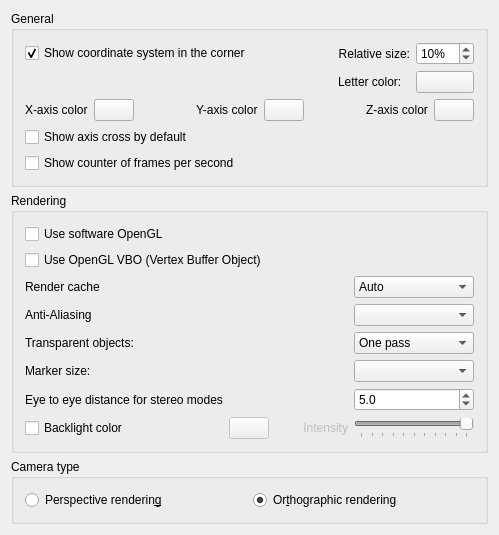
<?xml version="1.0" encoding="UTF-8"?>
<ui version="4.0">
 <class>Gui::Dialog::DlgSettings3DView</class>
 <widget class="QWidget" name="Gui::Dialog::DlgSettings3DView">
  <property name="geometry">
   <rect>
    <x>0</x>
    <y>0</y>
    <width>499</width>
    <height>520</height>
   </rect>
  </property>
  <property name="windowTitle">
   <string>3D View</string>
  </property>
  <layout class="QVBoxLayout" name="verticalLayout_2">
   <item>
    <widget class="QGroupBox" name="GroupBoxGeneral">
     <property name="enabled">
      <bool>true</bool>
     </property>
     <property name="title">
      <string>General</string>
     </property>
     <layout class="QVBoxLayout" name="verticalLayout">
      <item>
       <layout class="QGridLayout" name="gridLayoutCoord">
        <item row="0" column="0">
         <widget class="Gui::PrefCheckBox" name="CheckBox_CornerCoordSystem">
          <property name="toolTip">
           <string>Main coordinate system will always be shown in
lower right corner within opened files</string>
          </property>
          <property name="text">
           <string>Show coordinate system in the corner</string>
          </property>
          <property name="checked">
           <bool>true</bool>
          </property>
          <property name="prefEntry" stdset="0">
           <cstring>CornerCoordSystem</cstring>
          </property>
          <property name="prefPath" stdset="0">
           <cstring>View</cstring>
          </property>
         </widget>
        </item>
        <item row="0" column="1">
         <spacer name="horizontalSpacerCoord">
          <property name="orientation">
           <enum>Qt::Horizontal</enum>
          </property>
          <property name="sizeHint" stdset="0">
           <size>
            <width>40</width>
           </size>
          </property>
         </spacer>
        </item>
        <item row="0" column="2">
         <widget class="QLabel" name="labelCoordSize">
          <property name="text">
           <string>Relative size:</string>
          </property>
          <property name="alignment">
           <set>Qt::AlignRight|Qt::AlignTrailing|Qt::AlignVCenter</set>
          </property>
         </widget>
        </item>
        <item row="0" column="3">
         <widget class="Gui::PrefSpinBox" name="SpinBox_CornerCoordSystemSize">
          <property name="toolTip">
           <string>Size of main coordinate system representation
in the corner -- in % of height/width of viewport</string>
          </property>
          <property name="minimum">
           <number>2</number>
          </property>
          <property name="maximum">
           <number>100</number>
          </property>
          <property name="value">
           <number>10</number>
          </property>
          <property name="suffix">
           <string notr="true">%</string>
          </property>
          <property name="prefEntry" stdset="0">
           <cstring>CornerCoordSystemSize</cstring>
          </property>
          <property name="prefPath" stdset="0">
           <cstring>View</cstring>
          </property>
         </widget>
        </item>
        <item row="1" column="2">
         <widget class="QLabel" name="axisLetterColorLabel">
          <property name="text">
           <string>Letter color:</string>
          </property>
         </widget>
        </item>
        <item row="1" column="3">
         <widget class="Gui::PrefColorButton" name="axisLetterColor">
          <property name="toolTip">
           <string>Axis letter color</string>
          </property>
          <property name="color" stdset="0">
           <color>
            <red>0</red>
            <green>0</green>
            <blue>0</blue>
           </color>
          </property>
          <property name="prefEntry" stdset="0">
           <cstring>AxisLetterColor</cstring>
          </property>
          <property name="prefPath" stdset="0">
           <cstring>View</cstring>
          </property>
         </widget>
        </item>
       </layout>
      </item>
      <item>
       <layout class="QHBoxLayout" name="horizontalLayout_2">
        <item>
         <widget class="QLabel" name="xAxisLabel">
          <property name="text">
           <string>X-axis color</string>
          </property>
         </widget>
        </item>
        <item>
         <widget class="Gui::PrefColorButton" name="xAxisColor">
          <property name="text">
           <string/>
          </property>
          <property name="prefEntry" stdset="0">
           <cstring>AxisXColor</cstring>
          </property>
          <property name="prefPath" stdset="0">
           <cstring>View</cstring>
          </property>
         </widget>
        </item>
        <item>
         <spacer name="horizontalSpacer_2">
          <property name="orientation">
           <enum>Qt::Horizontal</enum>
          </property>
          <property name="sizeHint" stdset="0">
           <size>
            <width>40</width>
            <height>20</height>
           </size>
          </property>
         </spacer>
        </item>
        <item>
         <widget class="QLabel" name="yAxisLabel">
          <property name="text">
           <string>Y-axis color</string>
          </property>
         </widget>
        </item>
        <item>
         <widget class="Gui::PrefColorButton" name="yAxisColor">
          <property name="text">
           <string/>
          </property>
          <property name="prefEntry" stdset="0">
           <cstring>AxisYColor</cstring>
          </property>
          <property name="prefPath" stdset="0">
           <cstring>View</cstring>
          </property>
         </widget>
        </item>
        <item>
         <spacer name="horizontalSpacer_3">
          <property name="orientation">
           <enum>Qt::Horizontal</enum>
          </property>
          <property name="sizeHint" stdset="0">
           <size>
            <width>40</width>
            <height>20</height>
           </size>
          </property>
         </spacer>
        </item>
        <item>
         <widget class="QLabel" name="zAxisLabel">
          <property name="text">
           <string>Z-axis color</string>
          </property>
         </widget>
        </item>
        <item>
         <widget class="Gui::PrefColorButton" name="zAxisColor">
          <property name="text">
           <string/>
          </property>
          <property name="prefEntry" stdset="0">
           <cstring>AxisZColor</cstring>
          </property>
          <property name="prefPath" stdset="0">
           <cstring>View</cstring>
          </property>
         </widget>
        </item>
       </layout>
      </item>
      <item>
       <widget class="Gui::PrefCheckBox" name="CheckBox_ShowAxisCross">
        <property name="toolTip">
         <string>Axis cross will be shown by default at file
opening or creation</string>
        </property>
        <property name="text">
         <string>Show axis cross by default</string>
        </property>
        <property name="prefEntry" stdset="0">
         <cstring>ShowAxisCross</cstring>
        </property>
        <property name="prefPath" stdset="0">
         <cstring>View</cstring>
        </property>
       </widget>
      </item>
      <item>
       <widget class="Gui::PrefCheckBox" name="CheckBox_ShowFPS">
        <property name="toolTip">
         <string>Time needed for last operation and resulting frame rate
will be shown at the lower left corner in opened files</string>
        </property>
        <property name="text">
         <string>Show counter of frames per second</string>
        </property>
        <property name="prefEntry" stdset="0">
         <cstring>ShowFPS</cstring>
        </property>
        <property name="prefPath" stdset="0">
         <cstring>View</cstring>
        </property>
       </widget>
      </item>
     </layout>
    </widget>
   </item>
   <item>
    <widget class="QGroupBox" name="GroupBox12">
     <property name="enabled">
      <bool>true</bool>
     </property>
     <property name="title">
      <string>Rendering</string>
     </property>
     <layout class="QVBoxLayout" name="verticalLayout_3">
      <item>
       <widget class="Gui::PrefCheckBox" name="CheckBox_use_SW_OpenGL">
        <property name="toolTip">
         <string>This option is useful for troubleshooting graphics card and driver problems.

Changing this option requires a restart of the application.</string>
        </property>
        <property name="text">
         <string>Use software OpenGL</string>
        </property>
        <property name="prefEntry" stdset="0">
         <cstring>UseSoftwareOpenGL</cstring>
        </property>
        <property name="prefPath" stdset="0">
         <cstring>OpenGL</cstring>
        </property>
       </widget>
      </item>
      <item>
       <widget class="Gui::PrefCheckBox" name="CheckBox_useVBO">
        <property name="toolTip">
         <string>If selected, Vertex Buffer Objects (VBO) will be used.
A VBO is an OpenGL feature that provides methods for uploading
vertex data (position, normal vector, color, etc.) to the graphics card.
VBOs offer substantial performance gains because the data resides
in the graphics memory rather than the system memory and so it
can be rendered directly by GPU.

Note: Sometimes this feature may lead to a host of different
issues ranging from graphical anomalies to GPU crash bugs. Remember to
report this setting as enabled when seeking support on the FreeCAD forums</string>
        </property>
        <property name="text">
         <string>Use OpenGL VBO (Vertex Buffer Object)</string>
        </property>
        <property name="prefEntry" stdset="0">
         <cstring>UseVBO</cstring>
        </property>
        <property name="prefPath" stdset="0">
         <cstring>View</cstring>
        </property>
       </widget>
      </item>
      <item>
       <layout class="QGridLayout" name="gridLayout">
        <item row="0" column="0">
         <widget class="QLabel" name="renderCacheLabel">
          <property name="text">
           <string>Render cache</string>
          </property>
         </widget>
        </item>
        <item row="0" column="4">
         <widget class="QComboBox" name="renderCache">
          <property name="minimumSize">
           <size>
            <width>120</width>
            <height>0</height>
           </size>
          </property>
          <property name="toolTip">
           <string>'Render Caching' is another way to say 'Rendering Acceleration'.
There are 3 options available to achieve this:
1) 'Auto' (default), let Coin3D decide where to cache.
2) 'Distributed', manually turn on cache for all view provider root node.
3) 'Centralized', manually turn off cache in all nodes of all view provider, and
only cache at the scene graph root node. This offers the fastest rendering speed
but slower response to any scene changes.</string>
          </property>
          <property name="currentIndex">
           <number>0</number>
          </property>
          <item>
           <property name="text">
            <string>Auto</string>
           </property>
          </item>
          <item>
           <property name="text">
            <string>Distributed</string>
           </property>
          </item>
          <item>
           <property name="text">
            <string>Centralized</string>
           </property>
          </item>
         </widget>
        </item>
        <item row="1" column="0">
         <widget class="QLabel" name="aliasingLAbel">
          <property name="text">
           <string>Anti-Aliasing</string>
          </property>
         </widget>
        </item>
        <item row="1" column="4">
         <widget class="QComboBox" name="comboAliasing">
          <property name="minimumSize">
           <size>
            <width>120</width>
            <height>0</height>
           </size>
          </property>
          <property name="toolTip">
           <string>What kind of multisample anti-aliasing is used</string>
          </property>
         </widget>
        </item>
        <item row="2" column="0">
         <widget class="QLabel" name="transparentRenderLabel">
          <property name="toolTip">
           <string/>
          </property>
          <property name="text">
           <string>Transparent objects:</string>
          </property>
         </widget>
        </item>
        <item row="2" column="4">
         <widget class="Gui::PrefComboBox" name="comboTransparentRender">
          <property name="minimumSize">
           <size>
            <width>120</width>
            <height>0</height>
           </size>
          </property>
          <property name="toolTip">
           <string>Render types of transparent objects</string>
          </property>
          <property name="prefEntry" stdset="0">
           <cstring>TransparentObjectRenderType</cstring>
          </property>
          <property name="prefPath" stdset="0">
           <cstring>View</cstring>
          </property>
          <item>
           <property name="text">
            <string>One pass</string>
           </property>
          </item>
          <item>
           <property name="text">
            <string>Backface pass</string>
           </property>
          </item>
         </widget>
        </item>
        <item row="3" column="0">
         <widget class="QLabel" name="markerSizeLabel">
          <property name="toolTip">
           <string/>
          </property>
          <property name="text">
           <string>Marker size:</string>
          </property>
         </widget>
        </item>
        <item row="3" column="4">
         <widget class="QComboBox" name="boxMarkerSize">
          <property name="minimumSize">
           <size>
            <width>120</width>
            <height>0</height>
           </size>
          </property>
          <property name="toolTip">
           <string>Size of vertices in the Sketcher, TechDraw and other workbenches</string>
          </property>
         </widget>
        </item>
        <item row="4" column="0">
         <widget class="QLabel" name="textLabel1">
          <property name="text">
           <string>Eye to eye distance for stereo modes</string>
          </property>
         </widget>
        </item>
        <item row="4" column="4">
         <widget class="Gui::PrefDoubleSpinBox" name="FloatSpinBox_EyeDistance">
          <property name="minimumSize">
           <size>
            <width>120</width>
            <height>0</height>
           </size>
          </property>
          <property name="toolTip">
           <string>Eye-to-eye distance used for stereo projections.
The specified value is a factor that will be multiplied with the
bounding box size of the 3D object that is currently displayed.</string>
          </property>
          <property name="decimals">
           <number>1</number>
          </property>
          <property name="minimum">
           <double>0.100000000000000</double>
          </property>
          <property name="maximum">
           <double>1000.000000000000000</double>
          </property>
          <property name="singleStep">
           <double>2.000000000000000</double>
          </property>
          <property name="value">
           <double>5.000000000000000</double>
          </property>
          <property name="prefEntry" stdset="0">
           <cstring>EyeDistance</cstring>
          </property>
          <property name="prefPath" stdset="0">
           <cstring>View</cstring>
          </property>
         </widget>
        </item>
        <item row="5" column="0">
         <widget class="Gui::PrefCheckBox" name="checkBoxBacklight">
          <property name="toolTip">
           <string>Backlight is enabled with the defined color</string>
          </property>
          <property name="text">
           <string>Backlight color</string>
          </property>
          <property name="prefEntry" stdset="0">
           <cstring>EnableBacklight</cstring>
          </property>
          <property name="prefPath" stdset="0">
           <cstring>View</cstring>
          </property>
         </widget>
        </item>
        <item row="5" column="1">
         <widget class="Gui::PrefColorButton" name="backlightColor">
          <property name="enabled">
           <bool>false</bool>
          </property>
          <property name="toolTip">
           <string>Backlight color</string>
          </property>
          <property name="color" stdset="0">
           <color>
            <red>255</red>
            <green>255</green>
            <blue>255</blue>
           </color>
          </property>
          <property name="prefEntry" stdset="0">
           <cstring>BacklightColor</cstring>
          </property>
          <property name="prefPath" stdset="0">
           <cstring>View</cstring>
          </property>
         </widget>
        </item>
        <item row="5" column="2">
         <spacer name="horizontalSpacer">
          <property name="orientation">
           <enum>Qt::Horizontal</enum>
          </property>
          <property name="sizeHint" stdset="0">
           <size>
            <width>40</width>
            <height>20</height>
           </size>
          </property>
         </spacer>
        </item>
        <item row="5" column="3">
         <widget class="QLabel" name="backlightLabel">
          <property name="enabled">
           <bool>false</bool>
          </property>
          <property name="toolTip">
           <string/>
          </property>
          <property name="text">
           <string>Intensity</string>
          </property>
          <property name="alignment">
           <set>Qt::AlignRight|Qt::AlignTrailing|Qt::AlignVCenter</set>
          </property>
         </widget>
        </item>
        <item row="5" column="4">
         <widget class="Gui::PrefSlider" name="sliderIntensity">
          <property name="enabled">
           <bool>false</bool>
          </property>
          <property name="sizePolicy">
           <sizepolicy hsizetype="Fixed" vsizetype="Fixed">
            <horstretch>0</horstretch>
            <verstretch>0</verstretch>
           </sizepolicy>
          </property>
          <property name="minimumSize">
           <size>
            <width>120</width>
            <height>0</height>
           </size>
          </property>
          <property name="toolTip">
           <string>Intensity of the backlight</string>
          </property>
          <property name="maximum">
           <number>100</number>
          </property>
          <property name="singleStep">
           <number>1</number>
          </property>
          <property name="value">
           <number>100</number>
          </property>
          <property name="orientation">
           <enum>Qt::Horizontal</enum>
          </property>
          <property name="tickPosition">
           <enum>QSlider::TicksBelow</enum>
          </property>
          <property name="tickInterval">
           <number>10</number>
          </property>
          <property name="prefEntry" stdset="0">
           <cstring>BacklightIntensity</cstring>
          </property>
          <property name="prefPath" stdset="0">
           <cstring>View</cstring>
          </property>
         </widget>
        </item>
       </layout>
      </item>
     </layout>
    </widget>
   </item>
   <item>
    <widget class="QGroupBox" name="groupBoxCamera">
     <property name="title">
      <string>Camera type</string>
     </property>
     <layout class="QGridLayout" name="gridLayout1">
      <property name="leftMargin">
       <number>11</number>
      </property>
      <property name="topMargin">
       <number>11</number>
      </property>
      <property name="rightMargin">
       <number>11</number>
      </property>
      <property name="bottomMargin">
       <number>11</number>
      </property>
      <property name="spacing">
       <number>6</number>
      </property>
      <item row="0" column="0">
       <widget class="Gui::PrefRadioButton" name="radioPerspective">
        <property name="toolTip">
         <string>Objects will appear in a perspective projection</string>
        </property>
        <property name="text">
         <string>Perspective renderin&amp;g</string>
        </property>
        <property name="prefEntry" stdset="0">
         <cstring>Perspective</cstring>
        </property>
        <property name="prefPath" stdset="0">
         <cstring>View</cstring>
        </property>
       </widget>
      </item>
      <item row="0" column="1">
       <widget class="Gui::PrefRadioButton" name="radioOrthographic">
        <property name="toolTip">
         <string>Objects will be projected in orthographic projection</string>
        </property>
        <property name="text">
         <string>Or&amp;thographic rendering</string>
        </property>
        <property name="checked">
         <bool>true</bool>
        </property>
        <property name="prefEntry" stdset="0">
         <cstring>Orthographic</cstring>
        </property>
        <property name="prefPath" stdset="0">
         <cstring>View</cstring>
        </property>
       </widget>
      </item>
     </layout>
    </widget>
   </item>
   <item>
    <spacer>
     <property name="orientation">
      <enum>Qt::Vertical</enum>
     </property>
     <property name="sizeHint" stdset="0">
      <size>
       <width>455</width>
       <height>16</height>
      </size>
     </property>
    </spacer>
   </item>
  </layout>
 </widget>
 <layoutdefault spacing="6" margin="11"/>
 <customwidgets>
  <customwidget>
   <class>Gui::ColorButton</class>
   <extends>QPushButton</extends>
   <header>Gui/Widgets.h</header>
  </customwidget>
  <customwidget>
   <class>Gui::PrefCheckBox</class>
   <extends>QCheckBox</extends>
   <header>Gui/PrefWidgets.h</header>
  </customwidget>
  <customwidget>
   <class>Gui::PrefRadioButton</class>
   <extends>QRadioButton</extends>
   <header>Gui/PrefWidgets.h</header>
  </customwidget>
  <customwidget>
   <class>Gui::PrefComboBox</class>
   <extends>QComboBox</extends>
   <header>Gui/PrefWidgets.h</header>
  </customwidget>
  <customwidget>
   <class>Gui::PrefColorButton</class>
   <extends>Gui::ColorButton</extends>
   <header>Gui/PrefWidgets.h</header>
  </customwidget>
  <customwidget>
   <class>Gui::PrefSlider</class>
   <extends>QSlider</extends>
   <header>Gui/PrefWidgets.h</header>
  </customwidget>
  <customwidget>
   <class>Gui::PrefDoubleSpinBox</class>
   <extends>QDoubleSpinBox</extends>
   <header>Gui/PrefWidgets.h</header>
  </customwidget>
  <customwidget>
   <class>Gui::PrefSpinBox</class>
   <extends>QSpinBox</extends>
   <header>Gui/PrefWidgets.h</header>
  </customwidget>
 </customwidgets>
 <resources/>
 <connections>
  <connection>
   <sender>checkBoxBacklight</sender>
   <signal>toggled(bool)</signal>
   <receiver>backlightColor</receiver>
   <slot>setEnabled(bool)</slot>
   <hints>
    <hint type="sourcelabel">
     <x>161</x>
     <y>227</y>
    </hint>
    <hint type="destinationlabel">
     <x>290</x>
     <y>224</y>
    </hint>
   </hints>
  </connection>
  <connection>
   <sender>checkBoxBacklight</sender>
   <signal>toggled(bool)</signal>
   <receiver>sliderIntensity</receiver>
   <slot>setEnabled(bool)</slot>
   <hints>
    <hint type="sourcelabel">
     <x>92</x>
     <y>235</y>
    </hint>
    <hint type="destinationlabel">
     <x>293</x>
     <y>256</y>
    </hint>
   </hints>
  </connection>
  <connection>
   <sender>checkBoxBacklight</sender>
   <signal>toggled(bool)</signal>
   <receiver>backlightLabel</receiver>
   <slot>setEnabled(bool)</slot>
   <hints>
    <hint type="sourcelabel">
     <x>82</x>
     <y>507</y>
    </hint>
    <hint type="destinationlabel">
     <x>316</x>
     <y>507</y>
    </hint>
   </hints>
  </connection>
  <connection>
   <sender>CheckBox_CornerCoordSystem</sender>
   <signal>toggled(bool)</signal>
   <receiver>SpinBox_CornerCoordSystemSize</receiver>
   <slot>setEnabled(bool)</slot>
  </connection>
  <connection>
   <sender>CheckBox_CornerCoordSystem</sender>
   <signal>toggled(bool)</signal>
   <receiver>axisLetterColor</receiver>
   <slot>setEnabled(bool)</slot>
  </connection>
 </connections>
</ui>
